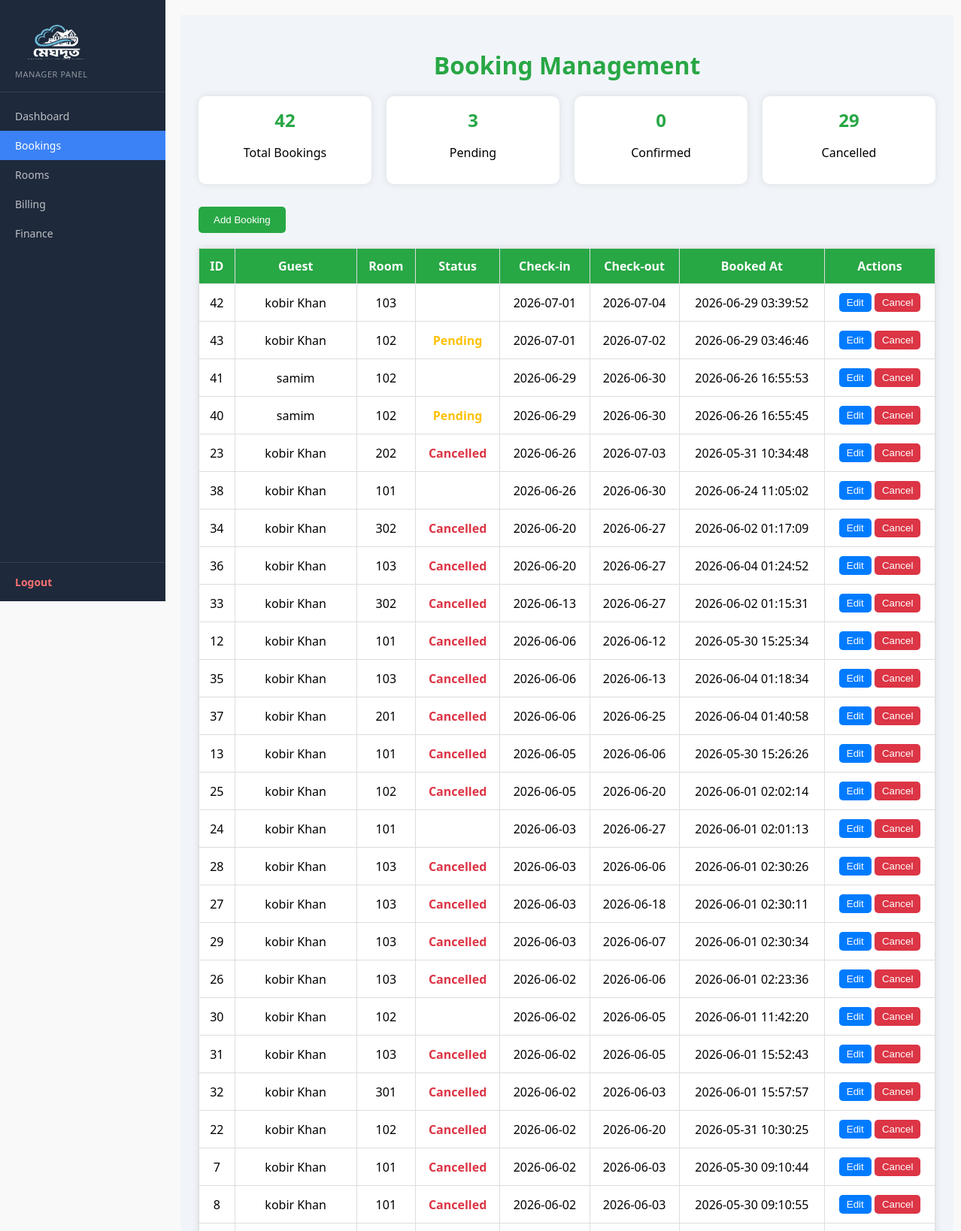
/manager/bookings.php (signed in, upper part), run on the app's committed database.
### tables this page shows
CREATE TABLE `booking` (
  `booking_id` int(11) NOT NULL,
  `guest_id` int(11) NOT NULL,
  `room_id` int(11) NOT NULL,
  `check_in` date NOT NULL,
  `check_out` date NOT NULL,
  `status` enum('Pending','Confirmed','Checked-In','Checked-Out','Cancelled') NOT NULL DEFAULT 'Pending',
  `transaction_id` varchar(100) DEFAULT NULL,
  `pay_amount` decimal(10,2) NOT NULL DEFAULT 0.00,
  `due_amount` decimal(10,2) NOT NULL DEFAULT 0.00,
  `payment_status` enum('paid','unpaid','partial') NOT NULL DEFAULT 'unpaid',
  `refund_status` enum('none','requested','approved','rejected') NOT NULL DEFAULT 'none',
  `refund_percent` tinyint(3) UNSIGNED NOT NULL DEFAULT 0,
  `booked_at` timestamp NOT NULL DEFAULT current_timestamp(),
  `updated_at` timestamp NOT NULL DEFAULT current_timestamp() ON UPDATE current_timestamp()
);

CREATE TABLE `user` (
  `User_id` int(11) NOT NULL,
  `Name` varchar(100) NOT NULL,
  `Email` varchar(100) NOT NULL,
  `Password` varchar(255) NOT NULL,
  `Role` enum('guest','receptionist','manager','admin') NOT NULL DEFAULT 'guest',
  `Phone` varchar(20) DEFAULT NULL,
  `Photo` varchar(255) DEFAULT NULL,
  `Created_at` timestamp NOT NULL DEFAULT current_timestamp()
);

CREATE TABLE `room` (
  `room_id` int(11) NOT NULL,
  `room_number` varchar(10) NOT NULL,
  `type` enum('Single','Double','Deluxe','Suite') NOT NULL,
  `price_per_night` decimal(10,2) NOT NULL DEFAULT 0.00,
  `status` enum('Available','Booked','Under Maintenance') NOT NULL DEFAULT 'Available',
  `description` text DEFAULT NULL,
  `image` varchar(255) DEFAULT NULL,
  `floor` int(11) DEFAULT 1,
  `capacity` int(11) DEFAULT 1,
  `created_at` timestamp NOT NULL DEFAULT current_timestamp()
);

### manager/bookings.php (the view, shortened to what this page needs)
<?php
include 'config.php';
$result = mysqli_query($conn,"SELECT b.*, u.Name, r.room_number
FROM booking b
JOIN user u ON b.guest_id=u.User_id
JOIN room r ON b.room_id=r.room_id
ORDER BY b.check_in DESC");
?>
<!DOCTYPE html>
<html>
<head>
</head>
<body>
<?php include 'sidebar.php'; ?>
<div class="mgr-layout">
<div class="mgr-main" style="padding:24px;">
  <h1>Booking Management</h1>
  <div class="summary">
    <?php
      $total = mysqli_fetch_assoc(mysqli_query($conn,"SELECT COUNT(*) AS total FROM booking"));
      $pending = mysqli_fetch_assoc(mysqli_query($conn,"SELECT COUNT(*) AS pending FROM booking WHERE status='Pending'"));
      $confirmed = mysqli_fetch_assoc(mysqli_query($conn,"SELECT COUNT(*) AS confirmed FROM booking WHERE status='Confirmed'"));
      $cancelled = mysqli_fetch_assoc(mysqli_query($conn,"SELECT COUNT(*) AS cancelled FROM booking WHERE status='Cancelled'"));
    ?>
    <div class="card"><h2><?php echo $total['total']; ?></h2><p>Total Bookings</p></div>
    <div class="card"><h2><?php echo $pending['pending']; ?></h2><p>Pending</p></div>
    <div class="card"><h2><?php echo $confirmed['confirmed']; ?></h2><p>Confirmed</p></div>
    <div class="card"><h2><?php echo $cancelled['cancelled']; ?></h2><p>Cancelled</p></div>
  </div>
  <button class="btn-add" onclick="document.getElementById('addForm').style.display='block'"> Add Booking</button>
  <table>
    <tr>
      <th>ID</th><th>Guest</th><th>Room</th><th>Status</th><th>Check-in</th><th>Check-out</th><th>Booked At</th><th>Actions</th>
    </tr>
    <?php while($row=mysqli_fetch_assoc($result)){ ?>
      <tr>
        <td><?php echo $row['booking_id']; ?></td>
        <td><?php echo $row['Name']; ?></td>
        <td><?php echo $row['room_number']; ?></td>
        <td>
          <?php
            if($row['status']=='Pending') echo "<span class='status-pending'>Pending</span>";
            elseif($row['status']=='Confirmed') echo "<span class='status-confirmed'>Confirmed</span>";
            elseif($row['status']=='Cancelled') echo "<span class='status-cancelled'>Cancelled</span>";
          ?>
        </td>
        <td><?php echo $row['check_in']; ?></td>
        <td><?php echo $row['check_out']; ?></td>
        <td><?php echo $row['booked_at']; ?></td>
        <td>
          <a href="edit_booking.php?id=<?php echo $row['booking_id']; ?>"><button class="btn-edit">Edit</button></a>
          <a href="bookings.php?cancel=<?php echo $row['booking_id']; ?>" onclick="return confirm('Cancel this booking?');"><button class="btn-cancel">Cancel</button></a>
        </td>
      </tr>
    <?php } ?>
  </table>
</div></div>
</body>
</html>

### manager/bookings.php (style rules this page uses)
body { font-family:'Segoe UI',Arial;background:#f9f9f9;margin:0;padding:20px; }
h1 { color:#28a745;text-align:center;margin-bottom:20px; }
.summary { display:flex;gap:20px;justify-content:center;margin-bottom:30px; }
.card { background:#fff;padding:15px;border-radius:10px;box-shadow:0 0 10px rgba(0,0,0,0.1);width:200px;text-align:center; }
.card h2 { margin:0;color:#28a745; }
.btn-add { background:#28a745;color:#fff;border:none;padding:10px 20px;border-radius:5px;cursor:pointer;margin-bottom:20px; }
table { width:100%;border-collapse:collapse;background:#fff;box-shadow:0 0 10px rgba(0,0,0,0.1); }
th,td { padding:12px;border:1px solid #ddd;text-align:center; }
th { background:#28a745;color:#fff; }
.status-pending { color:#ffc107;font-weight:bold; }
.status-cancelled { color:#dc3545;font-weight:bold; }
.btn-edit { background:#007BFF;color:#fff;border:none;padding:5px 10px;border-radius:5px;cursor:pointer; }
.btn-cancel { background:#dc3545;color:#fff;border:none;padding:5px 10px;border-radius:5px;cursor:pointer; }
button { cursor:pointer; }

### manager/sidebar.php (style rules this page uses)
.mgr-layout { display: flex; min-height: 100vh; }
.mgr-main { margin-left: 220px; flex: 1; min-height: 100vh; background: #f1f5f9; }

### data on the page
booking: booking_id "42", guest.Name "kobir Khan", room.room_number "103", check_in "2026-07-01", check_out "2026-07-04", booked_at "2026-06-29 03:39:52"
booking: booking_id "43", guest.Name "kobir Khan", room.room_number "102", status "Pending", check_in "2026-07-01", check_out "2026-07-02", booked_at "2026-06-29 03:46:46"
booking: booking_id "41", guest.Name "samim", room.room_number "102", check_in "2026-06-29", check_out "2026-06-30", booked_at "2026-06-26 16:55:53"
booking: booking_id "40", guest.Name "samim", room.room_number "102", status "Pending", check_in "2026-06-29", check_out "2026-06-30", booked_at "2026-06-26 16:55:45"
booking: booking_id "23", guest.Name "kobir Khan", room.room_number "202", status "Cancelled", check_in "2026-06-26", check_out "2026-07-03", booked_at "2026-05-31 10:34:48"
booking: booking_id "38", guest.Name "kobir Khan", room.room_number "101", check_in "2026-06-26", check_out "2026-06-30", booked_at "2026-06-24 11:05:02"
booking: booking_id "34", guest.Name "kobir Khan", room.room_number "302", status "Cancelled", check_in "2026-06-20", check_out "2026-06-27", booked_at "2026-06-02 01:17:09"
booking: booking_id "36", guest.Name "kobir Khan", room.room_number "103", status "Cancelled", check_in "2026-06-20", check_out "2026-06-27", booked_at "2026-06-04 01:24:52"
booking: booking_id "33", guest.Name "kobir Khan", room.room_number "302", status "Cancelled", check_in "2026-06-13", check_out "2026-06-27", booked_at "2026-06-02 01:15:31"
booking: booking_id "12", guest.Name "kobir Khan", room.room_number "101", status "Cancelled", check_in "2026-06-06", check_out "2026-06-12", booked_at "2026-05-30 15:25:34"
booking: booking_id "35", guest.Name "kobir Khan", room.room_number "103", status "Cancelled", check_in "2026-06-06", check_out "2026-06-13", booked_at "2026-06-04 01:18:34"
booking: booking_id "37", guest.Name "kobir Khan", room.room_number "201", status "Cancelled", check_in "2026-06-06", check_out "2026-06-25", booked_at "2026-06-04 01:40:58"
booking: booking_id "13", guest.Name "kobir Khan", room.room_number "101", status "Cancelled", check_in "2026-06-05", check_out "2026-06-06", booked_at "2026-05-30 15:26:26"
booking: booking_id "25", guest.Name "kobir Khan", room.room_number "102", status "Cancelled", check_in "2026-06-05", check_out "2026-06-20", booked_at "2026-06-01 02:02:14"
booking: booking_id "24", guest.Name "kobir Khan", room.room_number "101", check_in "2026-06-03", check_out "2026-06-27", booked_at "2026-06-01 02:01:13"
booking: booking_id "28", guest.Name "kobir Khan", room.room_number "103", status "Cancelled", check_in "2026-06-03", check_out "2026-06-06", booked_at "2026-06-01 02:30:26"
booking: booking_id "27", guest.Name "kobir Khan", room.room_number "103", status "Cancelled", check_in "2026-06-03", check_out "2026-06-18", booked_at "2026-06-01 02:30:11"
booking: booking_id "29", guest.Name "kobir Khan", room.room_number "103", status "Cancelled", check_in "2026-06-03", check_out "2026-06-07", booked_at "2026-06-01 02:30:34"
booking: booking_id "26", guest.Name "kobir Khan", room.room_number "103", status "Cancelled", check_in "2026-06-02", check_out "2026-06-06", booked_at "2026-06-01 02:23:36"
booking: booking_id "30", guest.Name "kobir Khan", room.room_number "102", check_in "2026-06-02", check_out "2026-06-05", booked_at "2026-06-01 11:42:20"
booking: booking_id "31", guest.Name "kobir Khan", room.room_number "103", status "Cancelled", check_in "2026-06-02", check_out "2026-06-05", booked_at "2026-06-01 15:52:43"
booking: booking_id "32", guest.Name "kobir Khan", room.room_number "301", status "Cancelled", check_in "2026-06-02", check_out "2026-06-03", booked_at "2026-06-01 15:57:57"
booking: booking_id "22", guest.Name "kobir Khan", room.room_number "102", status "Cancelled", check_in "2026-06-02", check_out "2026-06-20", booked_at "2026-05-31 10:30:25"
booking: booking_id "7", guest.Name "kobir Khan", room.room_number "101", status "Cancelled", check_in "2026-06-02", check_out "2026-06-03", booked_at "2026-05-30 09:10:44"
booking: booking_id "8", guest.Name "kobir Khan", room.room_number "101", status "Cancelled", check_in "2026-06-02", check_out "2026-06-03", booked_at "2026-05-30 09:10:55"

### other printed values
$label "Dashboard"
$label "Bookings"
$label "Rooms"
$label "Billing"
$label "Finance"
$total['total'] "42"
$pending['pending'] "3"
$confirmed['confirmed'] "0"
$cancelled['cancelled'] "29"
